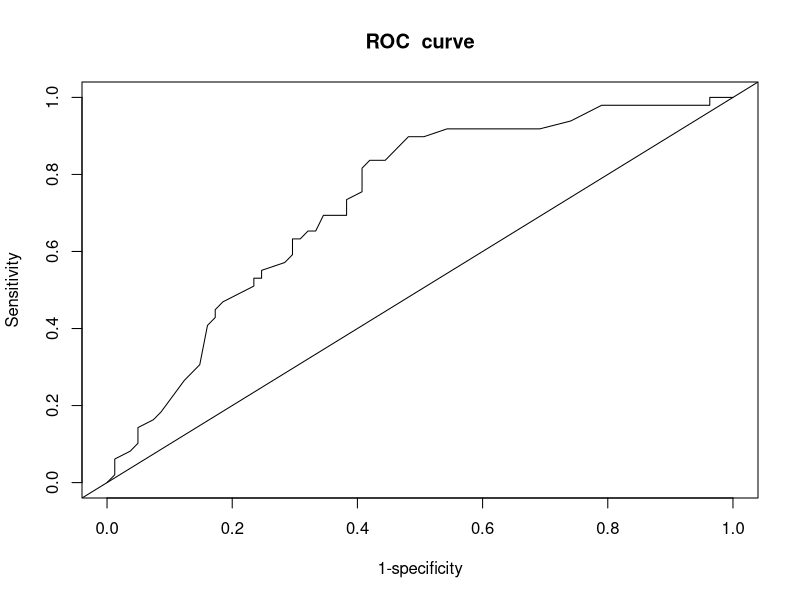

Generate this figure with R:
data <- read.csv("data.csv", header = TRUE)
attach(data)
head(data)

#------> Problem 1.
data$temp_level <- ifelse(data$temp >= 98.6, 1, 0)

#------> Problem 2.
men <- data[data$sex == 1,]
women <- data[data$sex == 2,]
summary(men)
summary(women)

#------> Problem 3.
#1. Hypothesis
#H0 ∶ p1 = p2 (The underlying proportion of high body temperature between women and men who h)
#H1 ∶ p1 ≠ p2
#α = 0.05

#2. Select test statistic
#z-test

n1 <- length(men$sex)
n2 <- length(women$sex)
p1 <- 14/n1
p2 <- 35/n2
p <- (14 + 35)/(n1+n2)
z <- (p1 - p2) / (sqrt(p*(1-p) * (1/n1 + 1/n2)))

#3. Decision Rule
#Decision Rule: Reject H0 if ∣z∣ ≥ 3.8 , Otherwise, do not reject H0

#4. Compute test
prop.test(x = c(14,35), n = c(n1,n2), alternative = "two.sided", conf.level = 0.95, correct = TRUE)

#5. Conclusion
#Given that 13.102 ≥ 3.8 and a p-value of 0.0002951, we have sufficient evidence to reject the null hypothesis. 
#The percentage of higher body temperatures is higher among women than in men.

#Risk difference = p1 - p2
print(rd <- p1 - p2)

#------> Problem 4.
#1. Hypothesis
#H0 ∶ β1 = 0
#H1 ∶ β1 ≠ 0
#α = 0.05

#2. Select test statistic
#Wald Statistic
#z = β1/SE_β1

#3. State decision rule
qnorm(0.95)
#Decision Rule: Reject H0 if ∣z∣ ≥ 1.644 or Reject H0 if p ≤ α
#Otherwise, do not reject H0

#4. Compute test statistic
mdl <- glm(data$temp_level ~  data$sex, family = "binomial")
summary(mdl)
exp(mdl$coefficients[2])
exp((mdl$coefficients[2]-qnorm(0.95)*summary(mdl)$coefficients[2,2]))
exp((mdl$coefficients[2]+qnorm(0.95)*summary(mdl)$coefficients[2,2]))

#5. Conclusion
#Reject H0 since z (3.7) ≥ 1.644 and p-value ≤ 0.05 
#We have significant evidence at the α = 0.05 level that β1 ≠ 0. 
#There is evidence of an association between sex and level of body temperature.
#With an odds ratio of 4.25. At the 95% confidence intervals for the odds ratio are = 2.23369, 8.086396.

#------> Problem 5.
mdl2 <- glm(data$temp_level ~ data$sex + data$Heart.rate, family = "binomial")
summary(mdl2)
exp(mdl2$coefficients[2] + mdl2$coefficients[3]*10)

#------> Problem 6.
library(pROC)
data$prob <- predict(mdl2, type=c("response"))
g <- roc(data$temp_level ~ data$prob)
plot(1-g$specificities, g$sensitivities, type="l", xlab="1-specificity",
     ylab="Sensitivity", main="ROC  curve")
abline(a=0, b=1)

#Quiz 6
prop.test(x = c(22,6), n = c(63,45), alternative = "two.sided", conf.level = 0.95, correct = FALSE)
exp((2.07 + 0.18*60)/(1+2.07 + 0.18*60))


#table
#   TP = 14 | FP = 64
#   FN = 6  | TN = 116

#install.packages('devtools')
#library(devtools)

#install_github('andreacirilloac/updateR')


#library(updateR)
#updateR(admin_password = 'code2018')
